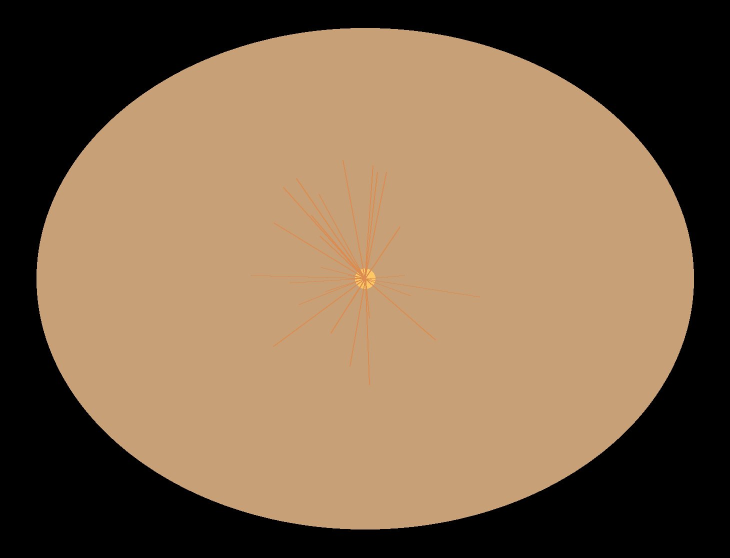
#> input picture tests/fixtures/eyepacs_sample/10_right.jpeg, 1460 x 1115 px (shown at 1/2 size)
$ python stats.py --image-folder ../../../tests/fixtures/eyepacs_sample
#> lines starting #> are read from the running program, lines starting #| are printed output that depends on the picture; long printed decimals are rounded
### src/preprocess_retina_datasets/stats.py
"""Per-channel dataset statistics over the exact consumer transform.

Image pixels are resized to a square of ``resize`` pixels using PIL bilinear
resampling (torchvision ``Resize`` default) and scaled to ``[0, 1]`` by
dividing by ``255``. Mean and standard deviation are computed pixel-weighted
over the whole dataset (every pixel counts once, no per-image averaging).
"""

from __future__ import annotations

import json
from pathlib import Path

import numpy as np
from PIL import Image

IMAGE_EXTENSIONS = frozenset({".jpeg", ".jpg", ".png", ".tiff", ".tif", ".bmp"})

_VARIANCE_EPSILON = 1e-12


def compute_mean_std(
    image_dir: Path,
    resize: int = 384,
    output: Path | None = None,
) -> dict[str, list[float]]:
    """Compute per-channel mean and std over all images in ``image_dir``.

    Each image is opened, converted to RGB, resized to
    ``(resize, resize)`` with PIL bilinear resampling (matching the
    consumer's ``transforms.Resize`` default), and scaled to ``[0, 1]``.
    Pixel-wise sums and squared sums are accumulated across all images and
    the population mean/std (ddof=0) are derived from those totals.

    Args:
        image_dir: Root directory; images are discovered recursively.
        resize: Target side length in pixels.
        output: If given, write the result as JSON (values rounded to 6
            decimals) to this path.

    Returns:
        ``{"mean": [m0, m1, m2], "std": [s0, s1, s2]}``.

    Raises:
        FileNotFoundError: If ``image_dir`` does not exist.
        ValueError: If ``image_dir`` contains no supported images.
    """
#> called with resize = 384
    if not image_dir.is_dir():
        msg = f"Image directory does not exist: {image_dir}"
        raise FileNotFoundError(msg)

    images = [p for p in image_dir.rglob("*") if p.suffix.lower() in IMAGE_EXTENSIONS]
    if not images:
        msg = f"No images found in {image_dir}"
        raise ValueError(msg)

    total_sum: np.ndarray = np.zeros(3, dtype=np.float64)
    total_sq: np.ndarray = np.zeros(3, dtype=np.float64)
    pixel_count = 0

    for path in images:
        with Image.open(path) as image:
#> image is the input picture: PIL image 1460x1115 RGB; mean R, G, B 126.8, 101.7, 75.6
            rgb = image.convert("RGB")
        resized = rgb.resize((resize, resize), Image.Resampling.BILINEAR)
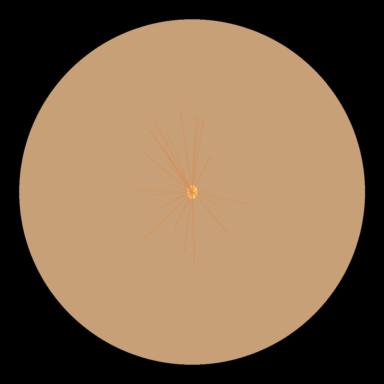
#> resized: PIL image 384x384 RGB; mean R, G, B 126.8, 101.7, 75.6
        arr = np.asarray(resized, dtype=np.float64) / 255.0
        channel_sum = np.asarray(arr.sum(axis=(0, 1)), dtype=np.float64)
#> channel_sum = [73307.7, 58833.8, 43729]
        channel_sq = np.asarray((arr**2).sum(axis=(0, 1)), dtype=np.float64)
#> channel_sq = [57098, 36782.6, 20305.3]
        total_sum = total_sum + channel_sum
#> total_sum = [73307.7, 58833.8, 43729]
        total_sq = total_sq + channel_sq
#> total_sq = [57098, 36782.6, 20305.3]
        pixel_count += resize * resize
#> pass 2 of the loop in compute_mean_std, `for path in images:`:
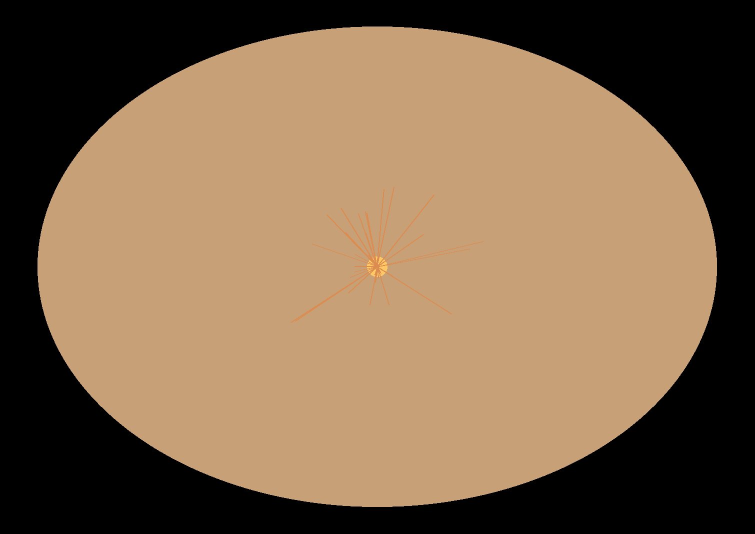
#> input picture tests/fixtures/eyepacs_sample/2_right.jpeg, 1509 x 1067 px (shown at 1/2 size)
#> in compute_mean_std, image is the input picture: PIL image 1509x1067 RGB; mean R, G, B 126.9, 101.9, 75.8
#> in compute_mean_std, `resized = rgb.resize((resize, resize), Image.Resampling.BILINEAR)`:
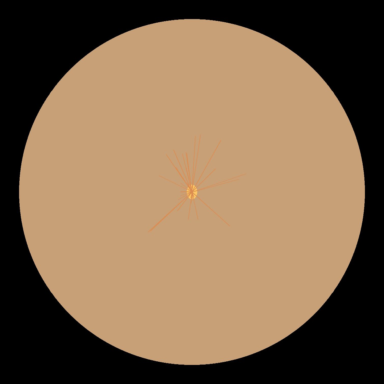
#> resized: PIL image 384x384 RGB; mean R, G, B 126.9, 101.9, 75.8
#> channel_sum = [73369.1, 58919.7, 43813]
#> channel_sq = [57129.2, 36848.1, 20359.8]
#> total_sum = [146676.9, 117753.5, 87542]
#> total_sq = [114227.3, 73630.7, 40665.1]

    denom = float(pixel_count)
    mean = total_sum / denom
#> mean = [0.497, 0.399, 0.297]
    variance = total_sq / denom - mean * mean
#> variance = [0.14, 0.0902, 0.0498]
    variance = np.where(variance < _VARIANCE_EPSILON, 0.0, variance)
    std = np.sqrt(variance)
#> std = [0.374, 0.3, 0.223]

    result = {"mean": mean.tolist(), "std": std.tolist()}
#> result = {'mean': [0.497, 0.399, 0.297], 'std': [0.374, 0.3, 0.223]}

    if output is not None:
        rounded = {
            "mean": [round(float(v), 6) for v in result["mean"]],
            "std": [round(float(v), 6) for v in result["std"]],
        }
        output.write_text(json.dumps(rounded) + "\n")

    return result

### src/preprocess_retina_datasets/cli/stats.py
"""CLI for :mod:`preprocess_retina_datasets.stats`.

Parses command-line arguments and delegates to the library functions.
"""

from __future__ import annotations

import argparse
import json
import sys
from pathlib import Path

from preprocess_retina_datasets.stats import compute_mean_std


def main(argv: list[str] | None = None) -> int:
    """Entry point for the ``compute-dataset-stats`` console script.

    Args:
        argv: Argument list (defaults to :data:`sys.argv`).

    Returns:
        Exit code (0 on success, 1 on failure).
    """
    parser = argparse.ArgumentParser(
        description="Compute per-channel mean/std of a dataset over the finetune transform.",
    )
    parser.add_argument(
        "--image-folder",
        type=str,
        required=True,
        help="Path to the folder containing images (subfolders included).",
    )
    parser.add_argument(
        "--resize",
        type=int,
        default=384,
        help="Resize images to this square size in pixels (default: 384).",
    )
    parser.add_argument(
        "--output",
        type=str,
        default=None,
        help="Write the JSON result to this path instead of printing to stdout.",
    )
    args = parser.parse_args(argv)

    output_path = Path(args.output) if args.output else None

    try:
        result = compute_mean_std(
            image_dir=Path(args.image_folder),
            resize=args.resize,
            output=output_path,
        )
    except (ValueError, OSError) as exc:
        print(f"Error: {exc}", file=sys.stderr)
        return 1

    if output_path is not None:
        return 0

    payload = {
        "mean": [round(float(v), 6) for v in result["mean"]],
        "std": [round(float(v), 6) for v in result["std"]],
    }
#> payload has the same summary as result in compute_mean_std
    print(json.dumps(payload))
#| {"mean": [0.4974, 0.3993, 0.2968], "std": [0.3741, 0.3004, 0.2231]}
    return 0


if __name__ == "__main__":
    raise SystemExit(main())
#> (the program exits here)
